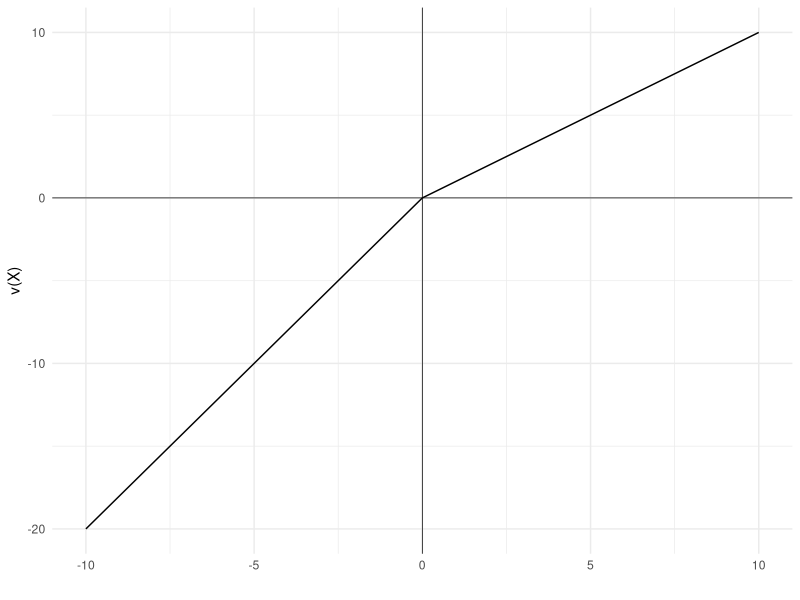

The R source for this figure:
## ---- chunk 1
library(ggplot2)

loss_fun <- function(x){
  2*x
}
gain_fun <- function(x){
  x
}

loss <- data.frame(
  x=seq(-10,0,0.05),
  y=NA
  )
loss$y <- loss_fun(loss$x)

gain <- data.frame(
  x=seq(0,10,0.05),
  y=NA
  )
gain$y <- gain_fun(gain$x)

ggplot(mapping = aes(x, y)) +
  geom_line(data = loss) +
  geom_line(data = gain) + 
  geom_vline(xintercept = 0, linewidth=0.25)+ 
  geom_hline(yintercept = 0, linewidth=0.25)+
  labs(x = "", y = "v(X)")+
  theme_minimal()
